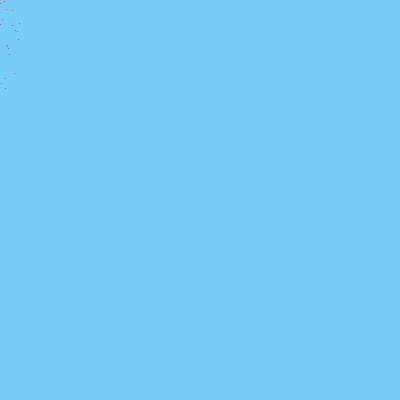
Frame 1 (no input)
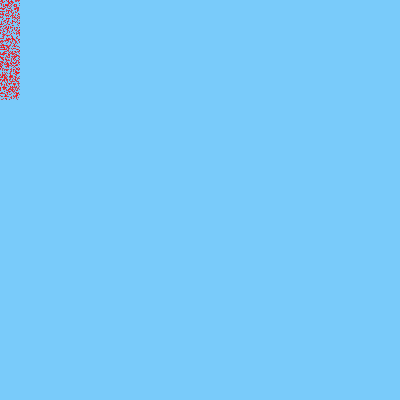
Frame 60 (the mouse pressed at the canvas centre just before this capture)
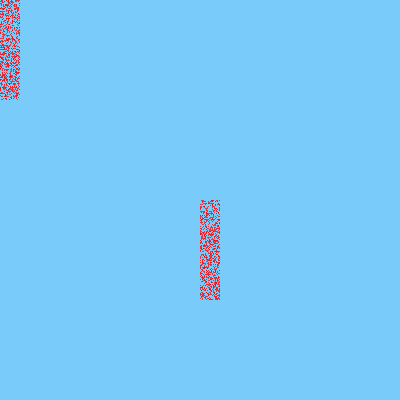
Frame 120 (the mouse held since frame 60 and released just before this capture)

The Processing sketch that drew these frames (run headless with seeded random() and noise(); from frame 60 on, the mouse is pressed at the canvas centre):

// Processing sketch: processing_110036
// ── processing_110036.pde

void setup(){
  size(400, 400);
  background(121, 203, 250);
  stroke(255, 0, 0);
}

void draw(){
  for(int i=10; i<30; i++){
  point(mouseX + random(20), mouseY + random(100));

}

}
